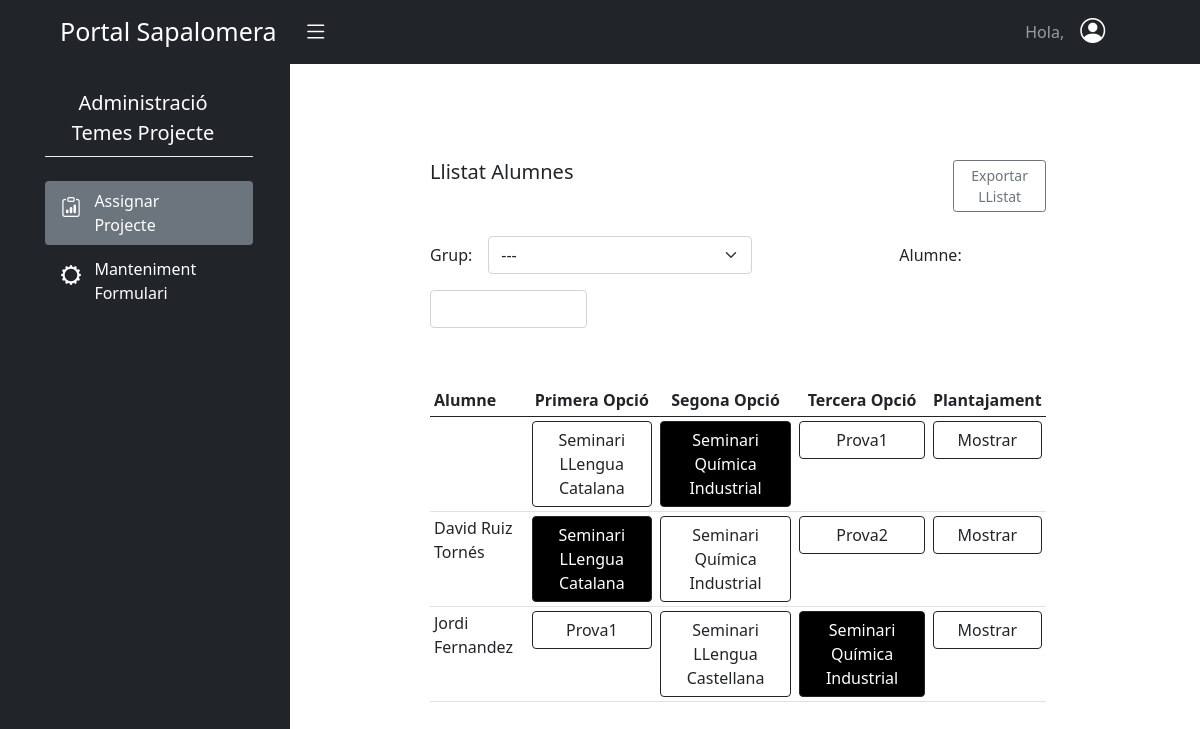
Before: /aplicacions/projecte_batxillerat/assignarProjecte/ (signed in) with the older database file.
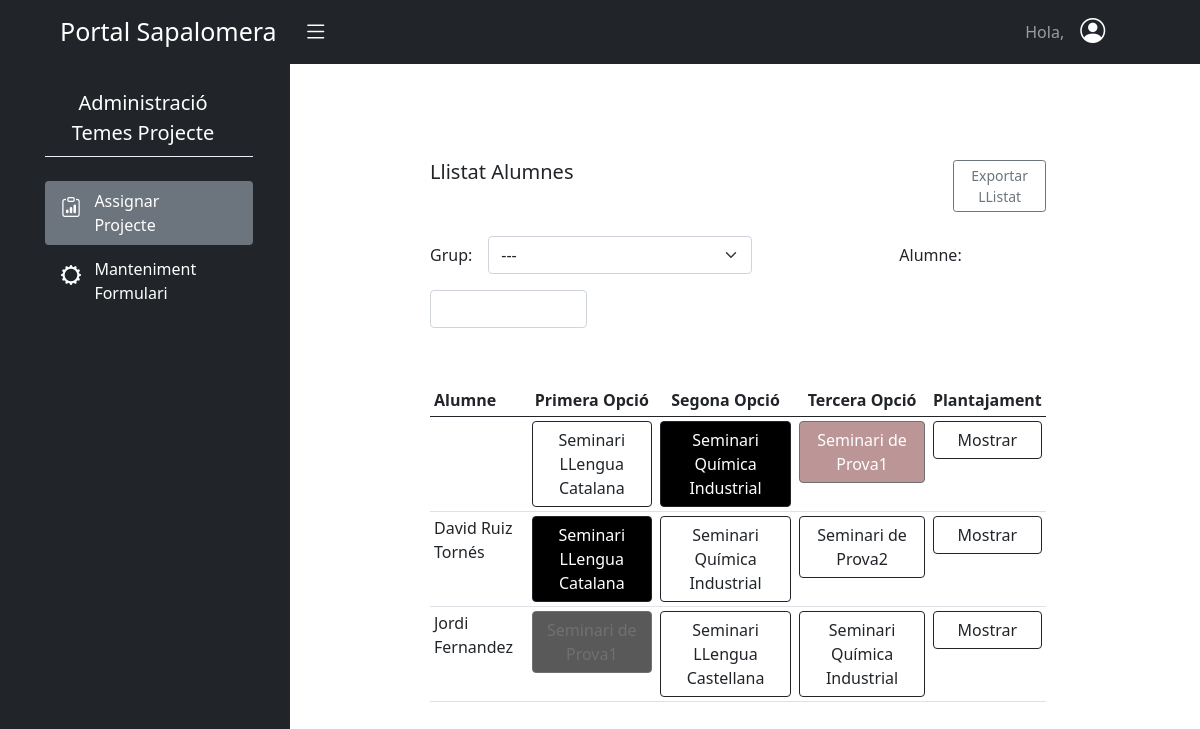
After: the same page with the newer database file.
### batxillerat_projecte/models.py (models this page shows)
class Solicitud(models.Model):
    plantajament = models.TextField()
    seminari = models.ForeignKey(Seminari, on_delete=models.CASCADE)
    usuari = models.ForeignKey(User, on_delete=models.CASCADE)
    assignat = models.BooleanField(default=False)
    class Meta:
        permissions = (
            ("enviar_solicitud", "Pot enviar Solicitud"),
        )

class Seminari(models.Model):
    nom = models.CharField(max_length=100)
    departament = models.ForeignKey(Departament, on_delete=models.CASCADE)
    places = models.PositiveSmallIntegerField()
    def __str__(self):
        return self.nom

### batxillerat_projecte/views.py (the view)
# urls.py: path('assignarProjecte/', AssignarProjecte, name='assignar-projecte'),
@login_required
@permission_required('batx_seminaris.gestio_professor',raise_exception=True)
def AssignarProjecte(request):
    if request.method == 'POST':
        solicitudId = request.POST.get('solicitudId')
        usuariId = request.POST.get('usuariId')
        SolicitudsUsuari = Solicitud.objects.filter(usuari_id=usuariId)
        SolicitudsUsuari.filter(assignat=True).update(assignat=False)
        SolicitudsUsuari.filter(id=solicitudId).update(assignat=True)
        placesDisponibles = list(Solicitud.objects.values('seminari').annotate(num_places=F('seminari__places')-Count(Case(When(assignat=True, then=1)))))
        return JsonResponse({'data':placesDisponibles})
    else:
        Solicituds = Solicitud.objects.all()
        grups= Group.objects.filter(curs=3)
        placesDisponibles = Solicitud.objects.values('seminari').annotate(num_places=F('seminari__places')-Count(Case(When(assignat=True, then=1))))
        solicitudsPerId={}
        for solicitud in Solicituds:
            solicitudsPerId.setdefault(solicitud.usuari_id, []).append(solicitud)
        llistaSolicitudsId = sorted(solicitudsPerId.items())
        return render(request, 'batx_seminaris/assignar_projecte.html', {'llista_solicituds': llistaSolicitudsId,'placesDisponibles':placesDisponibles,"llista_grups":grups})

### batxillerat_projecte/templates/batx_seminaris/assignar_projecte.html (shortened to what this page needs)
{% extends "base.html" %}
{% load crispy_forms_tags %}
{% load static %}
{% block content %}
<div id="wrapper">
  <div class="container-fluid">
      <div id="sidebar-wrapper">
          <ul class="sidebar-nav">
              <div class="row d-flex justify-content-center">
                  <div class="col-11">
                      <div class="row">
                          <div class="col-11 text-white">
                              <ul>
                                  <li class="colorNavLink fs-5 nav-link pt-4 ps-1 text-center colorNavModificat">Administració </br>Temes Projecte</li>
                                  <div style="background-color:#EAEFF5;height:1px;"></div>
                                  <li class="colorNavLink rounded nav-link mt-4 bg-secondary" role="button">
                                    <div class="row">
                                      <div class="col-sm-2  pt-1">
                                        <i class="bi bi-clipboard-data me-3" style="font-size:20px;"></i>
                                      </div>
                                      <div class="col-sm-8 pe-2  me-4">
                                          Assignar<br>Projecte
                                      </div>
                                    </div>
                                  </li>
                                  <li onclick = "location.href= '{% url 'batxSeminaris:manteniment-formulari' %}'" class=" colorNavLink nav-link color-boto rounded mt-1" role="button">
                                      <div class="row">
                                        <div class="col-sm-2 pt-1">
                                            <i class="bi bi-gear-wide" style="font-size:20px;" ></i>
                                        </div>
                                        <div class="col-sm-8">
                                            Manteniment <br> Formulari
                                        </div>
                                      </div>
                                    </li>
                              </ul>
                          </div>
                      </div>
                  </div>
              </div>
          </ul>
      </div>
      <div id="page-content-wrapper" class="overflow-auto" style="height:85vh">
          <div class="container-fluid">
            <div class="col p-1 ps-5">
              <div class="container p-5">
                <div class="row py-4">
                    <div class="col-sm-5">
                      <h5>Llistat Alumnes</h5>
                    </div>
                    <div class="col-sm-4"></div>
                    <div class="col-sm-2">
                        <button onclick = "location.href= '{% url 'batxSeminaris:exportar-pdf' %}'" type="button" class="btn btn-outline-secondary btn-sm">Exportar LListat</button>
                    </div>
                </div>
                <div class="row g-3 align-items-center">
                  <div class="col-auto">
                    <label for="grup" class="col-form-label">Grup:</label>
                  </div>
                  <div class="col-auto me-3">
                    <select class="form-select" id="filter">
                      <option selected value="Tots">---</option>
                    </select>
                  </div>
                  <div class="col-auto">
                    <label for="alumne" class="col-form-label">Alumne:</label>
                  </div>
                  <div class="col-sm-3">
                    <input type="input" id="alumne" class="form-control">
                  </div>
                </div>
                <div class="row py-2">
                  <div class="col-md-11 py-5">
                    <table class=" table-responsive table table-sm table-hover">
                      <thead>
                        <tr>
                            <th>Alumne</th>
                            <th class="text-center">Primera Opció</th>
                            <th class="text-center">Segona Opció</th>
                            <th class="text-center">Tercera Opció</th>
                            <th class="text-center">Plantajament</th>
                        </tr>
                      </thead>
                      <tbody id="taulaSolicituds">
                        {% for key, value in llista_solicituds %}
                          <tr grup="{{value.0.usuari.groups.all.0}}">
                            <td>{{value.0.usuari.get_full_name}}</td>
                          {% for solicitud in value %}
                                <td>
                                  <span data-bs-toggle="popover"
                                        data-bs-trigger="hover"
                                        data-bs-placement="top"
                                        data-bs-content="Places Disponibles: {% for places in placesDisponibles %}{% if solicitud.seminari_id == places.seminari %}{{places.num_places}}{% endif %} {% endfor %} " >
                                    <button
                                      type="button"
                                      class="btn btn-outline-dark w-100 {% if solicitud.assignat == True %}active{% endif %}"
                                      {% for places in placesDisponibles %}{% if solicitud.seminari_id == places.seminari %}{% if places.num_places == 0 %}disabled='disabled'{% endif %}{% endif %} {% endfor %}
                                      usuari-id="{{solicitud.usuari_id}}"
                                      solicitud-id="{{solicitud.id}}"
                                      seminari-id="{{solicitud.seminari_id}}" >{{solicitud.seminari}}</button>
                                  </span>
                                </td>
                          {% endfor %}
                              <td>
                                <button type="button"
                                        class="btn btn-outline-dark w-100"
                                        data-bs-toggle="collapse"
                                        data-bs-target="#mostrar{{key}}"
                                        aria-controls="mostrar{{key}}">Mostrar</button>
                              </td>
                          </tr>
                        {% endfor %}
                      </tbody>
                    </table>
                  </div>
                </div>
              </div>
            </div>
          </div>
      </div>
  </div>
</div>
{% endblock %}

### templates/base.html (shortened to what this page needs)
{% load static %}
<!DOCTYPE html>
<html lang="en">
  <head>
    <link
      rel="stylesheet"
      href="https://cdn.jsdelivr.net/npm/bootstrap-icons@1.3.0/font/bootstrap-icons.css"
    />
    <link rel="stylesheet" href="{% static 'css/style.css' %}" />
    <link rel="stylesheet" href="{% static 'dist/css/bootstrap.css' %}" />
  </head>
  <body>
    {% include "navbar.html" %}
    {% block content %} {% endblock content %}
  </body>
</html>

### templates/navbar.html (shortened to what this page needs)
<nav class="navbar navbar-expand-lg navbar-dark  bg-dark">
  <div class="container-fluid">
    <a class="navbar-brand ps-5" style="font-size: 25px;">Portal Sapalomera
      <i id="menu-toggle" type="button" class="navbar-toggle collapsed bg-dark bi bi-list" style="padding-left: 20px; font-size:25px;"collapse" data-target="#navbar" aria-expanded="false" aria-controls="navbar"></i>
    </a>
    <div style="margin-right: 5%;">
      <ul class="navbar-nav" >
        <li class="nav-item"><a class="nav-link">Hola, {{user.get_full_name}}</a></li>
        <div class="dropdown pe-4">
          <a class="p-0 ps-2 text-dark" role="button" id="dropdownMenuLink"  data-bs-toggle="dropdown" aria-expanded="false">
            <i class=" bi bi-person-circle text-white" style="font-size: 25px;"></i>
          </a>
        </div>
      </ul>
    </div>
  </div>
</nav>

### static/css/style.css (style rules this page uses)
#wrapper { padding-left: 0; -webkit-transition: all 0.5s ease; -moz-transition: all 0.5s ease; -o-transition: all 0.5s ease; transition: all 0.5s ease; }
#sidebar-wrapper { position: fixed; left: 290px; z-index: 1000; overflow-y: auto; margin-left: -290px; width: 0; height: 100%; background:#212529; -webkit-transition: all 0.5s ease; -moz-transition: all 0.5s ease; -o-transition: all 0.5s ease; transition: all 0.5s ease; }
#page-content-wrapper { padding: 15px; width: 100%; }
.sidebar-nav { position: absolute; top: 0; margin: 0; padding: 0; width: 290px; list-style: none; }
@media (min-width: 768px) { #wrapper { padding-left: 290px; } }
@media (min-width: 768px) { #sidebar-wrapper { width: 290px; } }
@media (min-width: 768px) { #page-content-wrapper { padding: 20px; } }
.colorNavLink { color: white !important; }
.active { background-color: #000 !important; }
.butoDesactivat { background-color: #995e5e !important; color: #ffffff !important; }

Changed rows visible on the page:
changed through a linked row, Solicitud (number 3 of 9 on the later page): seminari "Prova1" → "Seminari de Prova1"
changed through a linked row, Solicitud: seminari "Prova2" → "Seminari de Prova2"
changed Solicitud "Jordi Fernandez": assignat False → True (drawn); seminari "Prova1" → "Seminari de Prova1"
changed Solicitud (number 9 of 9 on the later page): assignat True → False (drawn)
